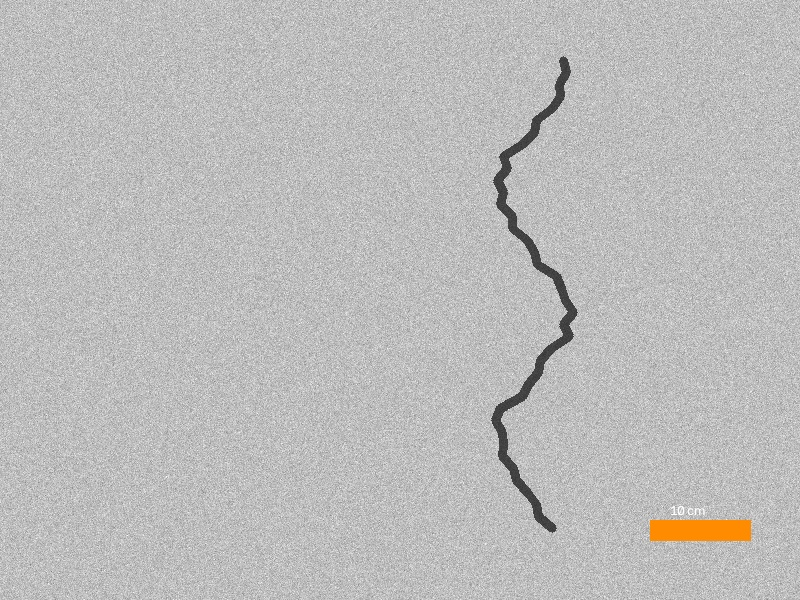
#> input picture dataset/raw/CAMPUS_ACADEMIC_001.jpg, 800 x 600 px
$ python -i preprocessing.py   (imports and definitions only)
#> lines starting #> are read from the running program, lines starting #| are printed output that depends on the picture
### algorithms/convolution.py
"""
algorithms/convolution.py
-------------------------
High-performance 2D spatial convolution engine and kernel generators
implemented in 100% pure NumPy math without any external computer vision libraries.
"""

import numpy as np


def convolve2d(image: np.ndarray, kernel: np.ndarray, padding: str = "reflect") -> np.ndarray:
    """
    Computes 2D spatial convolution of a single-channel 2D float image with a 2D kernel.
    Uses NumPy sliding-window vectorization for high speed.

    Args:
        image: 2D array of shape (H, W).
        kernel: 2D array of shape (kh, kw), typically odd dimensions (e.g. 3x3, 5x5).
        padding: Padding mode supported by np.pad ('reflect', 'edge', 'constant').

    Returns:
        2D float64 array of same shape (H, W) as input.
    """
    image_f = np.asarray(image, dtype=np.float64)
    kh, kw = kernel.shape
    pad_h = kh // 2
    pad_w = kw // 2

    # Pad image to maintain exact input dimensions
    padded = np.pad(image_f, ((pad_h, pad_h), (pad_w, pad_w)), mode=padding)

    # Use sliding window view for vectorized convolution
    from numpy.lib.stride_tricks import sliding_window_view
    windows = sliding_window_view(padded, window_shape=(kh, kw))

    # Kernel flipping is standard for mathematical convolution
    flipped_kernel = np.flipud(np.fliplr(kernel))

    # Vectorized sum of element-wise products across window dimensions
    output = np.einsum("ijkl,kl->ij", windows, flipped_kernel)
    return output


def create_gaussian_kernel(size: int = 3, sigma: float = 0.8) -> np.ndarray:
    """
    Generates a 2D discrete Gaussian smoothing kernel from first principles:
        G(x, y) = (1 / (2 * pi * sigma^2)) * exp(-(x^2 + y^2) / (2 * sigma^2))
    Normalized so sum of all kernel weights equals 1.0.
    """
    k = size // 2
    y, x = np.mgrid[-k:k + 1, -k:k + 1]
    g = np.exp(-(x ** 2 + y ** 2) / (2.0 * sigma ** 2))
    g /= (2.0 * np.pi * sigma ** 2)
    return g / np.sum(g)

### algorithms/preprocessing.py
"""
algorithms/preprocessing.py
----------------------------
Stage 1: Raw image normalization, grayscale conversion, lighting-aware
adaptive contrast enhancement (from-scratch CLAHE), and Gaussian denoising.
100% pure NumPy implementation with ZERO OpenCV dependencies.
"""

import numpy as np
from PIL import Image
from .convolution import convolve2d, create_gaussian_kernel


def resize_image(image: np.ndarray, target_width: int = 800) -> np.ndarray:
    """
    Resizes image maintaining aspect ratio using bilinear interpolation.
    """
    h, w = image.shape[:2]
    scale = target_width / float(w)
    target_height = int(round(h * scale))

    # Fast Pillow-backed bilinear resizing for arrays
    pil_img = Image.fromarray(image.astype(np.uint8))
    resized_pil = pil_img.resize((target_width, target_height), Image.Resampling.BILINEAR)
    return np.array(resized_pil)


def to_grayscale(image: np.ndarray) -> np.ndarray:
    """
    Converts RGB/BGR image to grayscale using ITU-R BT.601 standard weights:
        Y = 0.299 * R + 0.587 * G + 0.114 * B
    """
    if len(image.shape) == 2:
        return image.astype(np.uint8)

    channels = image.shape[2]
    if channels == 4:
        image = image[:, :, :3]

    # Assume standard RGB order from PIL
    r = image[:, :, 0].astype(np.float32)
    g = image[:, :, 1].astype(np.float32)
    b = image[:, :, 2].astype(np.float32)

    gray = 0.299 * r + 0.587 * g + 0.114 * b
    return np.clip(gray, 0, 255).astype(np.uint8)


def classify_lighting(gray: np.ndarray) -> str:
    """
    Classifies image lighting based on statistical distribution of pixel intensities:
      - Global mean brightness (dark vs bright)
      - Spatial grid standard deviation (shadowed / uneven illumination)
    """
    mean_val = float(np.mean(gray))

    # 4x4 spatial block grid variance to detect shadows
    h, w = gray.shape
    grid_means = []
    for i in range(4):
        for j in range(4):
            block = gray[i * h // 4:(i + 1) * h // 4, j * w // 4:(j + 1) * w // 4]
            grid_means.append(float(np.mean(block)))
    grid_std = float(np.std(grid_means))

    if grid_std > 35:
        return "shadow_uneven"
    elif mean_val < 80:
        return "dark"
    elif mean_val > 190:
        return "bright"
    else:
        return "normal"


LIGHTING_PRESETS = {
    "dark":          {"clip_limit": 3.5, "grid_size": (8, 8)},
    "bright":        {"clip_limit": 1.5, "grid_size": (8, 8)},
    "shadow_uneven": {"clip_limit": 2.5, "grid_size": (4, 4)},
    "normal":        {"clip_limit": 2.0, "grid_size": (8, 8)},
}


def clahe_from_scratch(gray: np.ndarray, clip_limit: float = 2.0, grid_size: tuple = (8, 8)) -> np.ndarray:
    """
    Textbook Contrast-Limited Adaptive Histogram Equalization (CLAHE) from scratch:
      1. Divides image into contextual tiles (grid_rows x grid_cols).
      2. Computes histogram per tile and clips at clip_limit * (num_pixels / 256).
      3. Redistributes clipped excess pixels uniformly across all bins.
      4. Computes Cumulative Distribution Function (CDF) transformation table.
      5. Bilinearly interpolates grayscale mappings between tile center points to prevent tile boundary artifacts.
    """
    gray_clean = np.clip(np.round(gray), 0, 255).astype(np.uint8)
    h, w = gray_clean.shape
    num_tiles_y, num_tiles_x = grid_size
    tile_h = h // num_tiles_y
    tile_w = w // num_tiles_x

    # Compute clipped CDF mapping table for each tile
    mappings = np.zeros((num_tiles_y, num_tiles_x, 256), dtype=np.float32)

    for ty in range(num_tiles_y):
        for tx in range(num_tiles_x):
            y_start = ty * tile_h
            y_end = (ty + 1) * tile_h if ty < num_tiles_y - 1 else h
            x_start = tx * tile_w
            x_end = (tx + 1) * tile_w if tx < num_tiles_x - 1 else w

            tile = gray_clean[y_start:y_end, x_start:x_end]
            num_pixels = tile.size

            # Histogram
            hist, _ = np.histogram(tile, bins=256, range=(0, 256))

            # Clip limit threshold
            actual_clip = int(round(clip_limit * (num_pixels / 256.0)))
            if actual_clip > 0:
                excess = np.maximum(hist - actual_clip, 0)
                total_excess = int(np.sum(excess))
                hist = np.minimum(hist, actual_clip)

                # Uniform redistribution of excess
                hist += total_excess // 256
                hist[:total_excess % 256] += 1

            # Cumulative Distribution Function (CDF)
            cdf = hist.cumsum()
            cdf_min = cdf[cdf > 0][0] if np.any(cdf > 0) else 0
            denom = num_pixels - cdf_min
            if denom > 0:
                lut = np.round((cdf - cdf_min) * 255.0 / denom)
            else:
                lut = cdf * (255.0 / max(num_pixels, 1))

            mappings[ty, tx] = np.clip(lut, 0, 255)

    # Bilinear interpolation between tile centers
    center_y = np.array([(ty + 0.5) * tile_h for ty in range(num_tiles_y)])
    center_x = np.array([(tx + 0.5) * tile_w for tx in range(num_tiles_x)])

    y_indices = np.arange(h)
    x_indices = np.arange(w)

    # Find tile indices for interpolation
    ty0 = np.clip(np.searchsorted(center_y, y_indices) - 1, 0, num_tiles_y - 2).astype(np.intp)
    ty1 = (ty0 + 1).astype(np.intp)
    tx0 = np.clip(np.searchsorted(center_x, x_indices) - 1, 0, num_tiles_x - 2).astype(np.intp)
    tx1 = (tx0 + 1).astype(np.intp)

    ay = np.clip((y_indices - center_y[ty0]) / (center_y[ty1] - center_y[ty0] + 1e-6), 0.0, 1.0).astype(np.float32)[:, None]
    ax = np.clip((x_indices - center_x[tx0]) / (center_x[tx1] - center_x[tx0] + 1e-6), 0.0, 1.0).astype(np.float32)[None, :]

    # Lookup values for the 4 contextual tile neighbors
    g = gray_clean.astype(np.intp)
    ty0_arr = ty0[:, None]
    ty1_arr = ty1[:, None]
    tx0_arr = tx0[None, :]
    tx1_arr = tx1[None, :]

    v00 = mappings[ty0_arr, tx0_arr, g]
    v01 = mappings[ty0_arr, tx1_arr, g]
    v10 = mappings[ty1_arr, tx0_arr, g]
    v11 = mappings[ty1_arr, tx1_arr, g]

    w00 = (1.0 - ay) * (1.0 - ax)
    w01 = (1.0 - ay) * ax
    w10 = ay * (1.0 - ax)
    w11 = ay * ax

    out = w00 * v00
    out += w01 * v01
    out += w10 * v10
    out += w11 * v11

    return np.clip(np.round(out), 0, 255).astype(np.uint8)


def enhance_contrast(gray: np.ndarray, lighting_label: str = None) -> tuple:
    """
    Applies lighting-aware adaptive contrast enhancement (from-scratch CLAHE).
    Returns (enhanced_image, lighting_label_used).
    """
    if lighting_label is None:
        lighting_label = classify_lighting(gray)
    params = LIGHTING_PRESETS[lighting_label]
    enhanced = clahe_from_scratch(
        gray, clip_limit=params["clip_limit"], grid_size=params["grid_size"]
    )
    return enhanced, lighting_label


def reduce_noise(gray: np.ndarray) -> np.ndarray:
    """
    Suppresses high-frequency sensor noise via 2D spatial Gaussian convolution
    without blunting thin fracture lines.
    """
    kernel = create_gaussian_kernel(size=3, sigma=0.8)
    smoothed = convolve2d(gray, kernel, padding="reflect")
    return np.clip(np.round(smoothed), 0, 255).astype(np.uint8)


def preprocess_pipeline(image_rgb: np.ndarray) -> dict:
    """
    Complete Stage 1 preprocessing chain in pure mathematical NumPy:
      Input RGB -> Resized -> Grayscale -> CLAHE Enhanced -> Gaussian Denoised.
    """
    resized = resize_image(image_rgb)
    gray = to_grayscale(resized)
    lighting_label = classify_lighting(gray)
    enhanced, _ = enhance_contrast(gray, lighting_label)
    denoised = reduce_noise(enhanced)

    return {
        "resized": resized,
        "grayscale": gray,
        "enhanced": enhanced,
        "denoised": denoised,
        "lighting_label": lighting_label,
    }

>>> import cv2
>>> picture = cv2.imread('../dataset/raw/CAMPUS_ACADEMIC_001.jpg', cv2.IMREAD_GRAYSCALE)
>>> result = preprocess_pipeline(picture)
#> in classify_lighting, `mean_val = float(np.mean(gray))`: mean_val = 188
#> after the loop in classify_lighting, `for i in range(4):`:
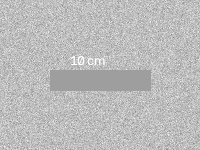
#> block: shape (150, 200); min 126, max 255, mean 187.6
#> after the loop in classify_lighting, `for i in range(4):`: grid_means = [189.4, 189.5, 185.4, 189.4, 189.6, 189.5, 182.7, 189.4, 189.5, 189.4, 182.4, 189.6, 189.4, 189.4, 186, 187.6]
#> in classify_lighting, `grid_std = float(np.std(grid_means))`: grid_std = 2.43
#> in preprocess_pipeline, `lighting_label = classify_lighting(gray)`: lighting_label = 'normal'
#> after the loop in clahe_from_scratch, `for ty in range(num_tiles_y):`:
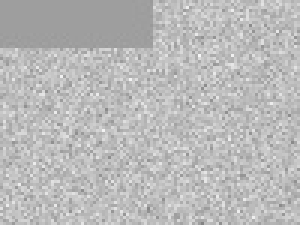
#> tile: shape (75, 100) (shown 3 times larger); min 132, max 247, mean 186
#> in clahe_from_scratch, `center_y = np.array([(ty + 0.5) * tile_h for ty in range(num_tiles_y)])`: center_y = [37.5, 112.5, 187.5, 262.5, 337.5, 412.5, 487.5, 562.5]
#> in clahe_from_scratch, `center_x = np.array([(tx + 0.5) * tile_w for tx in range(num_tiles_x)])`: center_x = [50, 150, 250, 350, 450, 550, 650, 750]
#> in clahe_from_scratch, `y_indices = np.arange(h)`: y_indices = 600 values from 0 to 599
#> in clahe_from_scratch, `x_indices = np.arange(w)`: x_indices = 800 values from 0 to 799
#> in clahe_from_scratch, `ty0 = np.clip(np.searchsorted(center_y, y_indices) - 1, 0, num_tiles_y..`: ty0 = 600 values from 0 to 6
#> in clahe_from_scratch, `ty1 = (ty0 + 1).astype(np.intp)`: ty1 = 600 values from 1 to 7
#> in clahe_from_scratch, `tx0 = np.clip(np.searchsorted(center_x, x_indices) - 1, 0, num_tiles_x..`: tx0 = 800 values from 0 to 6
#> in clahe_from_scratch, `tx1 = (tx0 + 1).astype(np.intp)`: tx1 = 800 values from 1 to 7
#> in clahe_from_scratch, `ay = np.clip((y_indices - center_y[ty0]) / (center_y[ty1] - center_y[t..`: ay = 600 values, max 1 at index 563, min 0 at index 0, mean 0.499
#> in clahe_from_scratch, `ty0_arr = ty0[:, None]`: ty0_arr = 600 values from 0 to 6
#> in clahe_from_scratch, `ty1_arr = ty1[:, None]`: ty1_arr = 600 values from 1 to 7
#> in clahe_from_scratch, `w01 = (1.0 - ay) * ax`:
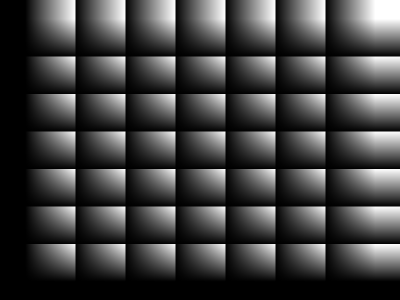
#> w01: shape (600, 800) float32 (shown at 1/2 size); min 0, max 1, mean 0.252
#> in clahe_from_scratch, `w10 = ay * (1.0 - ax)`:
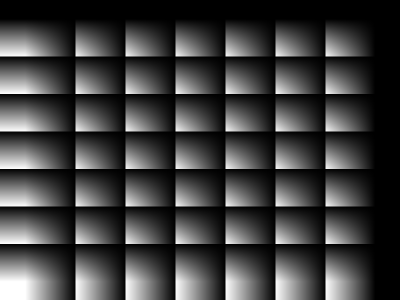
#> w10: shape (600, 800) float32 (shown at 1/2 size); min 0, max 1, mean 0.248
#> in clahe_from_scratch, `w11 = ay * ax`:
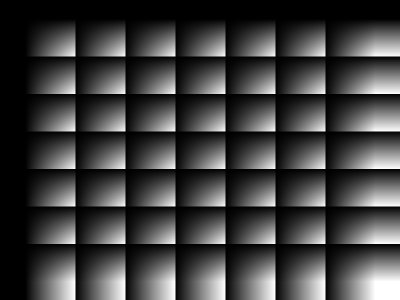
#> w11: shape (600, 800) float32 (shown at 1/2 size); min 0, max 1, mean 0.251
#> in clahe_from_scratch, `out += w10 * v10`:
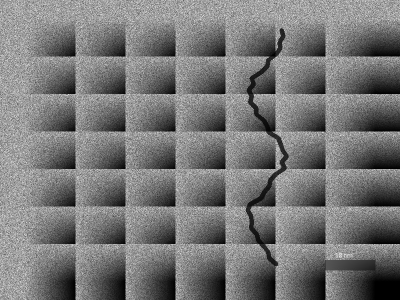
#> out: shape (600, 800) float32 (shown at 1/2 size); min 0, max 252.3, mean 119.6
#> in create_gaussian_kernel, `y, x = np.mgrid[-k:k + 1, -k:k + 1]`: y = [[-1, -1, -1], [0, 0, 0], [1, 1, 1]]; x = [[-1, 0, 1], [-1, 0, 1], [-1, 0, 1]]
#> in create_gaussian_kernel, `g = np.exp(-(x ** 2 + y ** 2) / (2.0 * sigma ** 2))`: g = [[0.21, 0.458, 0.21], [0.458, 1, 0.458], [0.21, 0.458, 0.21]]
#> in create_gaussian_kernel, `g /= (2.0 * np.pi * sigma ** 2)`: g = [[0.0521, 0.114, 0.0521], [0.114, 0.249, 0.114], [0.0521, 0.114, 0.0521]]
#> in reduce_noise, `kernel = create_gaussian_kernel(size=3, sigma=0.8)`: kernel = [[0.0571, 0.125, 0.0571], [0.125, 0.272, 0.125], [0.0571, 0.125, 0.0571]]
#> in convolve2d, `padded = np.pad(image_f, ((pad_h, pad_h), (pad_w, pad_w)), mode=padding)`:
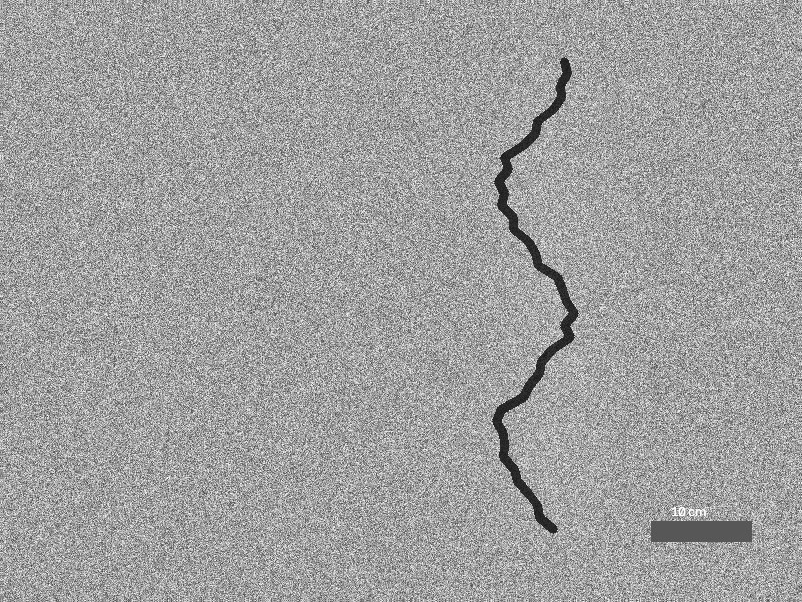
#> padded: shape (602, 802) float64; min 19, max 255, mean 159.8
#> in convolve2d, `flipped_kernel = np.flipud(np.fliplr(kernel))`: flipped_kernel has the same summary as kernel in reduce_noise
#> result = 5 items

$ run again, on dataset/raw/CAMPUS_CLEAN_007.jpg
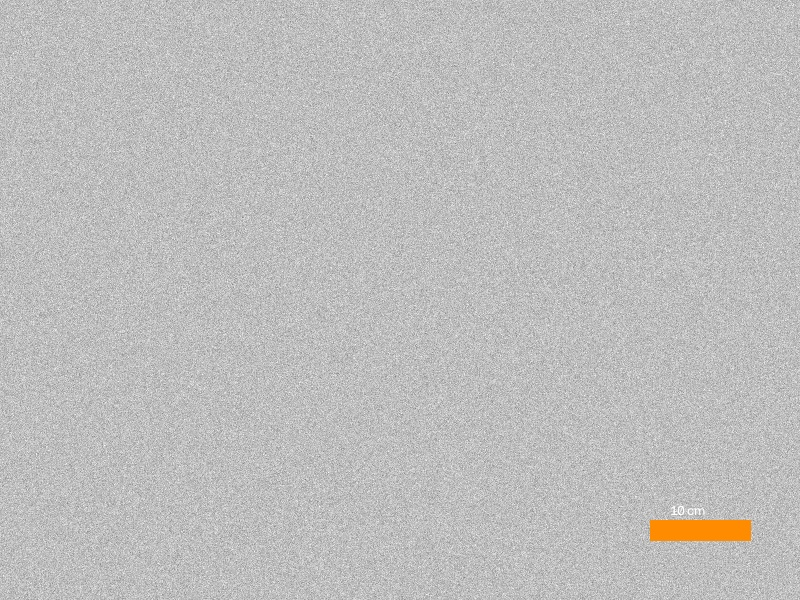
#> input picture dataset/raw/CAMPUS_CLEAN_007.jpg, 800 x 600 px
#> mean_val = 189.4
#> after the loop in classify_lighting, `for i in range(4):`: grid_means = [189.6, 189.5, 189.5, 189.5, 189.6, 189.5, 189.4, 189.5, 189.5, 189.4, 189.5, 189.5, 189.5, 189.6, 189.6, 187.5]
#> grid_std = 0.481
#> lighting_label = 'normal'
#> after the loop in clahe_from_scratch, `for ty in range(num_tiles_y):`:
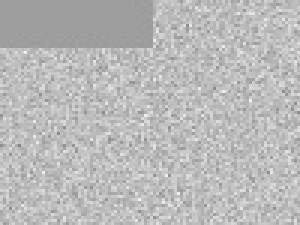
#> tile: shape (75, 100) (shown 3 times larger); min 134, max 243, mean 186.1
#> center_y = [37.5, 112.5, 187.5, 262.5, 337.5, 412.5, 487.5, 562.5]
#> center_x = [50, 150, 250, 350, 450, 550, 650, 750]
#> y_indices = 600 values from 0 to 599
#> x_indices = 800 values from 0 to 799
#> ty0 = 600 values from 0 to 6
#> ty1 = 600 values from 1 to 7
#> tx0 = 800 values from 0 to 6
#> tx1 = 800 values from 1 to 7
#> ay = 600 values, max 1 at index 563, min 0 at index 0, mean 0.499
#> ty0_arr = 600 values from 0 to 6
#> ty1_arr = 600 values from 1 to 7
#> y = [[-1, -1, -1], [0, 0, 0], [1, 1, 1]]; x = [[-1, 0, 1], [-1, 0, 1], [-1, 0, 1]]
#> in create_gaussian_kernel, `g = np.exp(-(x ** 2 + y ** 2) / (2.0 * sigma ** 2))`: g = [[0.21, 0.458, 0.21], [0.458, 1, 0.458], [0.21, 0.458, 0.21]]
#> in create_gaussian_kernel, `g /= (2.0 * np.pi * sigma ** 2)`: g = [[0.0521, 0.114, 0.0521], [0.114, 0.249, 0.114], [0.0521, 0.114, 0.0521]]
#> kernel = [[0.0571, 0.125, 0.0571], [0.125, 0.272, 0.125], [0.0571, 0.125, 0.0571]]
#> in convolve2d, `padded = np.pad(image_f, ((pad_h, pad_h), (pad_w, pad_w)), mode=padding)`:
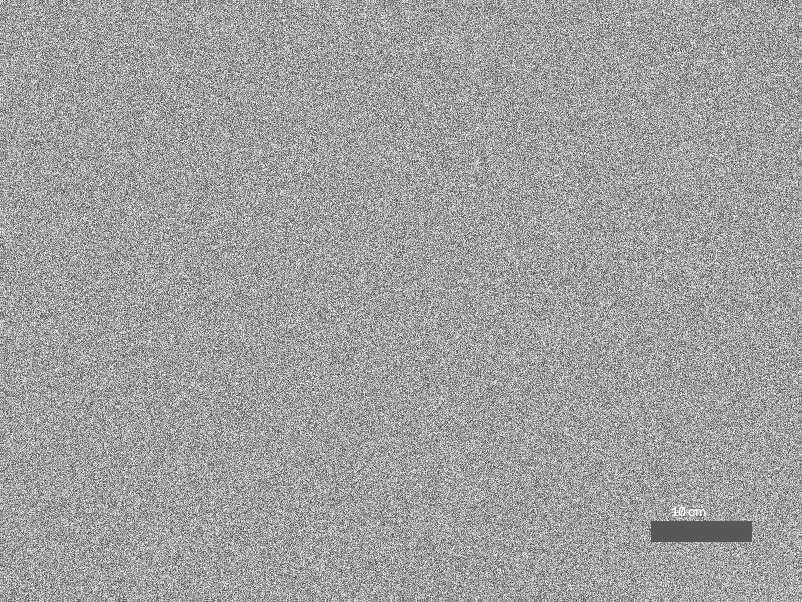
#> padded: shape (602, 802) float64; min 61, max 255, mean 160.3
#> flipped_kernel has the same summary as kernel in reduce_noise
#> result = 5 items

$ run again, on dataset/raw/CAMPUS_CORRIDOR_005.jpg
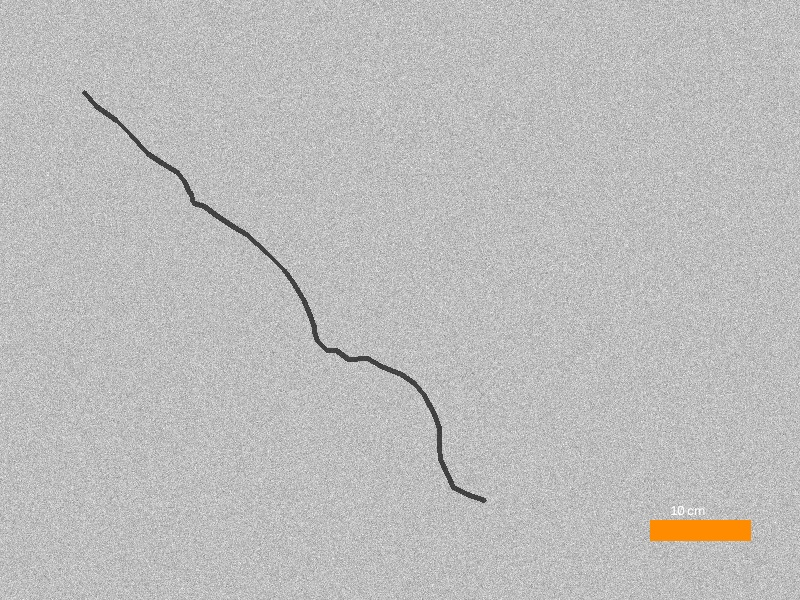
#> input picture dataset/raw/CAMPUS_CORRIDOR_005.jpg, 800 x 600 px
#> mean_val = 188.6
#> after the loop in classify_lighting, `for i in range(4):`: grid_means = [188.2, 189.6, 189.6, 189.6, 187.8, 186.7, 189.6, 189.6, 189.3, 186.6, 187.8, 189.5, 189.4, 189.6, 187.9, 187.5]
#> grid_std = 1.08
#> lighting_label = 'normal'
#> after the loop in clahe_from_scratch, `for ty in range(num_tiles_y):`:
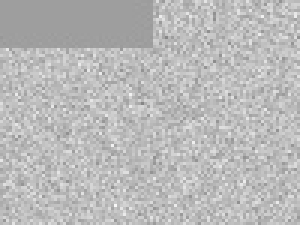
#> tile: shape (75, 100) (shown 3 times larger); min 134, max 248, mean 186
#> center_y = [37.5, 112.5, 187.5, 262.5, 337.5, 412.5, 487.5, 562.5]
#> center_x = [50, 150, 250, 350, 450, 550, 650, 750]
#> y_indices = 600 values from 0 to 599
#> x_indices = 800 values from 0 to 799
#> ty0 = 600 values from 0 to 6
#> ty1 = 600 values from 1 to 7
#> tx0 = 800 values from 0 to 6
#> tx1 = 800 values from 1 to 7
#> ay = 600 values, max 1 at index 563, min 0 at index 0, mean 0.499
#> ty0_arr = 600 values from 0 to 6
#> ty1_arr = 600 values from 1 to 7
#> y = [[-1, -1, -1], [0, 0, 0], [1, 1, 1]]; x = [[-1, 0, 1], [-1, 0, 1], [-1, 0, 1]]
#> in create_gaussian_kernel, `g = np.exp(-(x ** 2 + y ** 2) / (2.0 * sigma ** 2))`: g = [[0.21, 0.458, 0.21], [0.458, 1, 0.458], [0.21, 0.458, 0.21]]
#> in create_gaussian_kernel, `g /= (2.0 * np.pi * sigma ** 2)`: g = [[0.0521, 0.114, 0.0521], [0.114, 0.249, 0.114], [0.0521, 0.114, 0.0521]]
#> kernel = [[0.0571, 0.125, 0.0571], [0.125, 0.272, 0.125], [0.0571, 0.125, 0.0571]]
#> in convolve2d, `padded = np.pad(image_f, ((pad_h, pad_h), (pad_w, pad_w)), mode=padding)`:
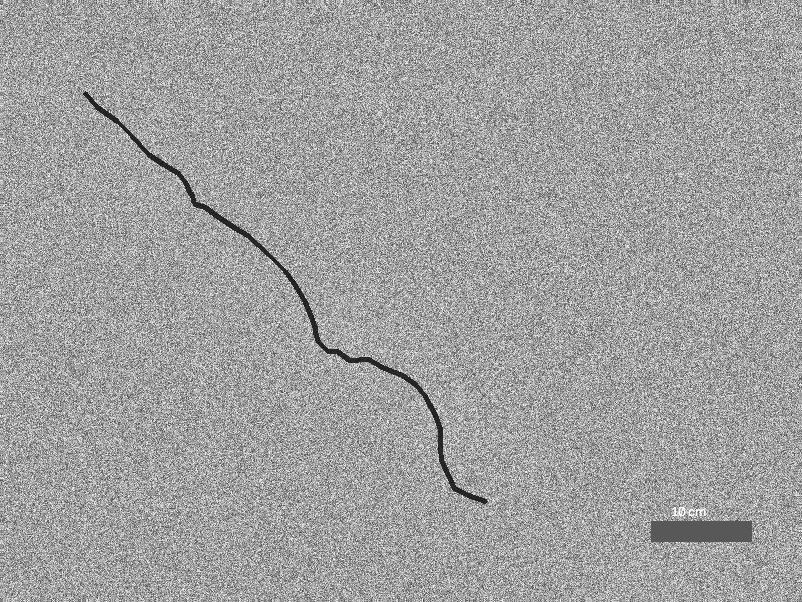
#> padded: shape (602, 802) float64; min 23, max 255, mean 160
#> flipped_kernel has the same summary as kernel in reduce_noise
#> result = 5 items
